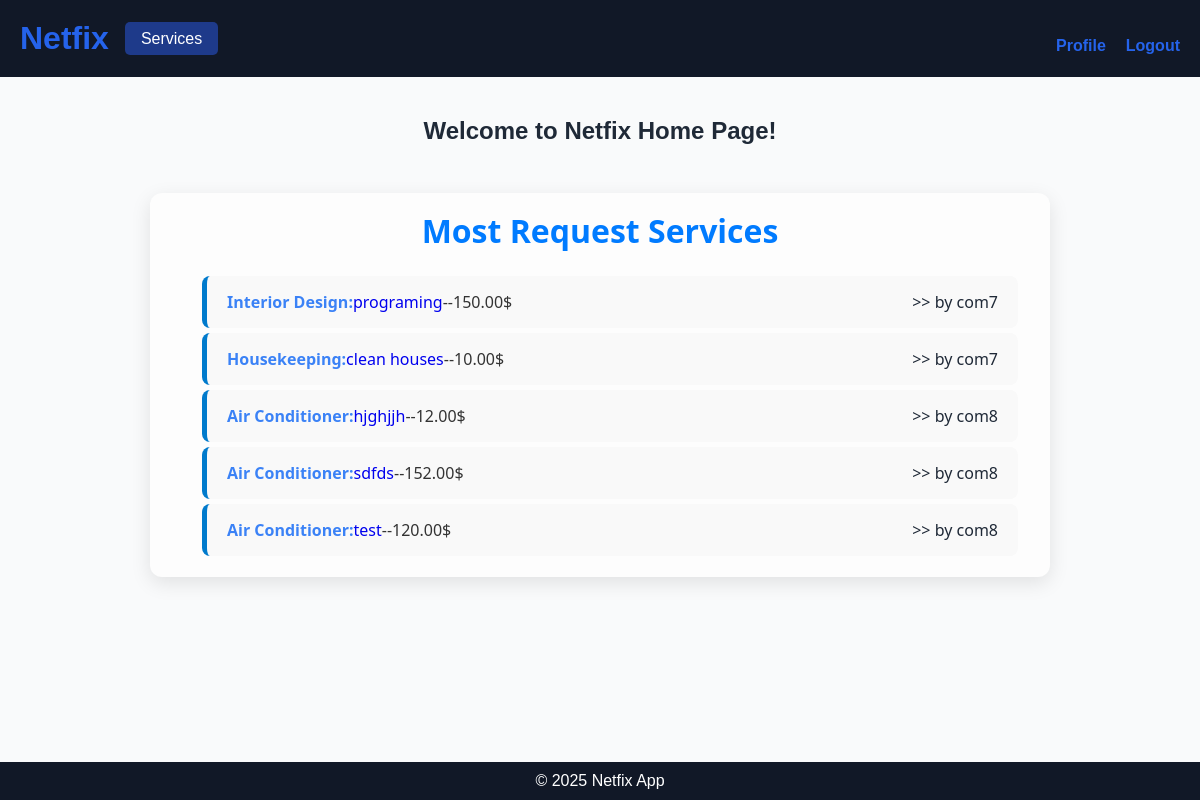
The app's page / (signed in) with its own data.
### services/models.py (models this page shows, shortened)
class Service(models.Model):
    FIELD_CHOICES = [
        ('Air Conditioner', 'Air Conditioner'),
        ('All in One', 'All in One'),
        ('Carpentry', 'Carpentry'),
        ('Electricity', 'Electricity'),
        ('Gardening', 'Gardening'),
        ('Home Machines', 'Home Machines'),
        ('Housekeeping', 'Housekeeping'),
        ('Interior Design', 'Interior Design'),
        ('Locks', 'Locks'),
        ('Painting', 'Painting'),
        ('Plumbing', 'Plumbing'),
        ('Water Heaters', 'Water Heaters'),
    ]
    name = models.CharField(max_length=100)
    description = models.TextField()
    field = models.CharField(max_length=50, choices=FIELD_CHOICES)
    price_per_hour = models.DecimalField(max_digits=8, decimal_places=2)
    created_at = models.DateTimeField(auto_now_add=True)
    company = models.ForeignKey(settings.AUTH_USER_MODEL, on_delete=models.CASCADE)

### users/models.py (models this page shows, shortened)
class CostumUser(AbstractBaseUser,PermissionsMixin):
    username = models.CharField(max_length=125)
    email = models.EmailField(unique=True)
    is_active = models.BooleanField(default=True)
    is_staff = models.BooleanField(default=False)
    is_company = models.BooleanField(default=False)
    is_customer = models.BooleanField(default=False)
    objects = CostumUserManager()
    USERNAME_FIELD = 'email'
    REQUIRED_FIELDS = ['username']

### main/views.py (the view)
# urls.py: path('', views.home , name='home'),
def home(request):
    service = request.GET.get('service')
    services = Service.objects.all()
    if service:
        services = services.filter(field=service)
    most_requested_services = services.annotate(
        num_requests=Count('servicerequest')
    ).order_by('-num_requests')[:5]  # Top 5 most requested services
    return render(request, 'main/home.html', {'services': most_requested_services, 'selected_service': service,'serv_title':service})

### main/templates/main/home.html
{% extends 'main/base.html' %} {% block title %}Home | Netfix{% endblock %}
{% block content %}
<h2>Welcome to Netfix Home Page!</h2>
<section class="company-list">
  {% if services %}
  <h3>{% if serv_title %} {{serv_title }} Services  {% else %} Most Request Services {%endif%}</h3>
  <ul>
    {% for service in services %}
    <li class="service-card" style="margin: 5px 0;">
        <div style="display: flex; align-items: center;">
        <h4 style="color: var(--secondary-color);">{{ service.field }}: </h4><a href="{% url 'service_detail'  service.id%}"> {{ service.name }}</a><span>--{{ service.price_per_hour }}$</span>
        </div>
        <p style="color:var(--text-color) ;">>> by {{service.company.username}}</p>
    </li>
    {% endfor %}
  </ul>
  {% else %}
  <p>No services available at the moment.</p>
  {% endif %}
</section>
{% endblock %}

### main/static/main/css/style.css (style rules this page uses)
:root { --primary-color: #1e3a8a; --secondary-color: #3b82f6; --background-color: #f9fafb; --text-color: #1f2937; --link-color: #2563eb; --header-bg-color: #111827; --footer-bg-color: #111827; --white-color: #ffffff; --black-color: #000000; }
* { margin: 0; padding: 0; box-sizing: border-box; }
body { font-family: Arial, sans-serif; background-color: var(--background-color); color: var(--text-color); }
a { text-decoration: none; }
.company-list { max-width: 900px; margin: 3rem auto; padding: 1rem 2rem; background-color: #fdfdfd; border-radius: 12px; box-shadow: 0 6px 20px rgba(0,0,0,0.1); font-family: 'Segoe UI', Tahoma, Geneva, Verdana, sans-serif; color: #333; }
.company-list h3 { text-align: center; font-size: 2rem; margin-bottom: 1.5rem; color: #007bff; }

### main/static/main/css/authofication.css (style rules this page uses)
h2 { text-align: center; margin-bottom: 20px; }
ul { margin-top: 15px; padding-left: 20px; list-style-type: none; }

### main/static/main/css/profile.css (style rules this page uses)
.service-card { background-color: #f9f9f9; padding: 15px 20px; border-left: 5px solid #007acc; border-radius: 8px; display: flex; align-items: center; justify-content: space-between; }

### records on screen
Service: field "Interior Design", name "programing", price_per_hour "150.00", company.username "com7"
Service: field "Housekeeping", name "clean houses", price_per_hour "10.00", company.username "com7"
Service: field "Air Conditioner", name "hjghjjh", price_per_hour "12.00", company.username "com8"
Service: field "Air Conditioner", name "sdfds", price_per_hour "152.00", company.username "com8"
Service: field "Air Conditioner", name "test", price_per_hour "120.00", company.username "com8"
